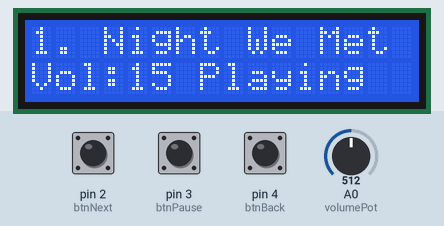
Recording of a sketch running on a simulated Arduino Uno, built with avr-gcc and run on an emulated ATmega328P. Parts: 16×2 character LCD. Inputs (shaded band) come from the test bench; at power-on: pin 3 (btnPause) HIGH, pin 2 (btnNext) HIGH, A0 (volumePot) = 512, pin 4 (btnBack) HIGH. The audio player accepts every command and is not drawn.

Above: at 3.3 s.
3.4 s: pin 3 (btnPause) pulled LOW for 1 s
At 3.58 s:
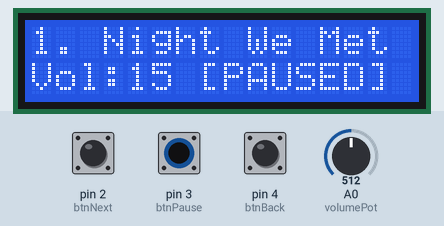
5.9 s: pin 2 (btnNext) pulled LOW for 0.15 s
At 6.3 s:
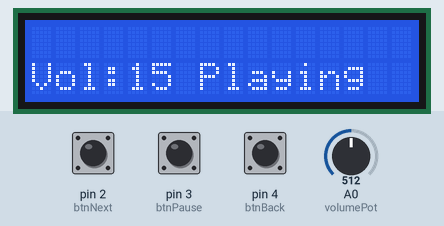
7.5 s: pin 3 (btnPause) pulled LOW for 0.15 s
At 8.7 s:
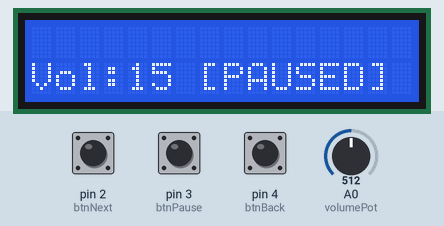
9.1 s: A0 (volumePot) set to 716
At 9.9 s:
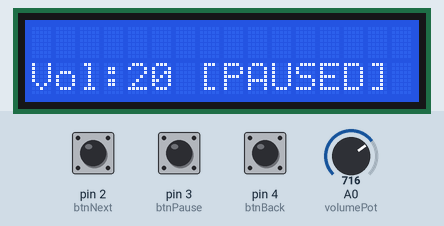
10.6 s: pin 4 (btnBack) pulled LOW for 0.15 s
At 11.6 s:
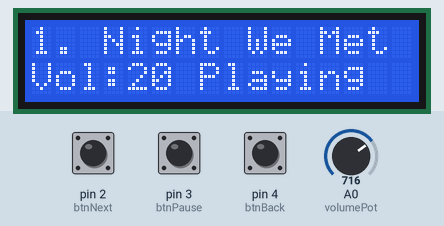
12.2 s: pin 2 (btnNext) pulled LOW for 1 s
At 13.5 s:
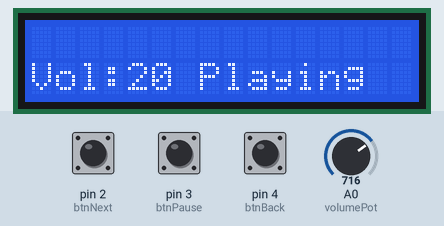
Timing chart, 0 to 15.2 s (numbered marks = the images above; inputs shaded):
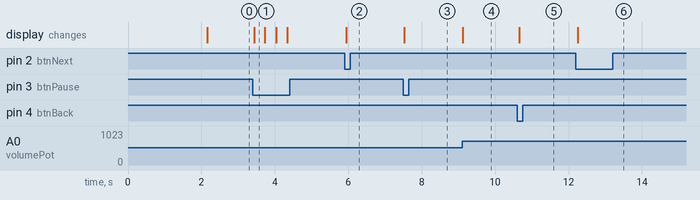

Measured:
- after the input at 3.4 s, the display: changes at once (image 1)
- after the input at 5.9 s, the display: changes after 0.05 s (image 2)
- after the input at 7.5 s, the display: changes at once (image 3)
- after the input at 9.1 s, the display: changes at once (image 4)
- after the input at 10.6 s, the display: changes after 0.06 s (image 5)
- after the input at 12.2 s, the display: changes after 0.05 s (image 6)

The sketch:

BoxProject.ino
```cpp
#include "Arduino.h"
#include "SoftwareSerial.h"
#include "DFRobotDFPlayerMini.h"
#include <Wire.h>
#include <LiquidCrystal_I2C.h>

// --- PLAYLIST DATA ---
const int totalSongs = 20;
const char* songNames[totalSongs] = {
  "1. Night We Met" //EXAMPLE
}; //ADD SONG NAMES

// --- PINS ---
const int btnNext   = 2;
const int btnPause  = 3;
const int btnBack   = 4;
const int volumePot = A0;

SoftwareSerial mySoftwareSerial(10, 11); // RX, TX
DFRobotDFPlayerMini myDFPlayer;
LiquidCrystal_I2C lcd(0x27, 16, 2);

int  currentTrack = 1;
bool isPaused     = false;
int  lastVol      = -1;

// Debounce tracking
unsigned long lastNextPress  = 0;
unsigned long lastBackPress  = 0;
unsigned long lastPausePress = 0;
const unsigned long debounceMs = 300;

void setup() {
  mySoftwareSerial.begin(9600);
  lcd.init();
  lcd.backlight();

  lcd.setCursor(0, 0);
  lcd.print("Songs for Isa");
  lcd.setCursor(0, 1);
  lcd.print("Loading...");

  if (!myDFPlayer.begin(mySoftwareSerial)) {
    lcd.clear();
    lcd.print("SD Card Error");
    while (true);
  }

  delay(1500); // Give DFPlayer time to fully initialize

  pinMode(btnNext,  INPUT_PULLUP);
  pinMode(btnPause, INPUT_PULLUP);
  pinMode(btnBack,  INPUT_PULLUP);

  // Read pot at startup so Vol never shows -1
  lastVol = map(analogRead(volumePot), 0, 1023, 0, 30);
  myDFPlayer.volume(lastVol);

  myDFPlayer.play(currentTrack);
  updateLCD();
}

void loop() {
  unsigned long now = millis();

  // 1. VOLUME CONTROL (Mapped 0 to 30)
  int potValue   = analogRead(volumePot);
  int currentVol = map(potValue, 0, 1023, 0, 30);
  if (abs(currentVol - lastVol) > 1) {
    myDFPlayer.volume(currentVol);
    lastVol = currentVol;
    // Only rewrite the volume digits to prevent screen flicker
    lcd.setCursor(4, 1);
    lcd.print("  ");
    lcd.setCursor(4, 1);
    lcd.print(lastVol);
  }

  // 2. NEXT BUTTON
  if (digitalRead(btnNext) == LOW && (now - lastNextPress > debounceMs)) {
    lastNextPress = now;
    if (currentTrack >= totalSongs) {
      finishAlbum();
    } else {
      currentTrack++;
      isPaused = false;
      myDFPlayer.play(currentTrack);
      updateLCD();
    }
  }

  // 3. BACK BUTTON — restarts current track if already on track 1
  if (digitalRead(btnBack) == LOW && (now - lastBackPress > debounceMs)) {
    lastBackPress = now;
    if (currentTrack > 1) currentTrack--;
    isPaused = false;
    myDFPlayer.play(currentTrack);
    updateLCD();
  }

  // 4. PAUSE BUTTON
  if (digitalRead(btnPause) == LOW && (now - lastPausePress > debounceMs)) {
    lastPausePress = now;
    isPaused = !isPaused;
    if (isPaused) myDFPlayer.pause();
    else          myDFPlayer.start();
    updateLCD();
  }

  // 5. AUTO-NEXT when a track finishes
  if (myDFPlayer.available() && myDFPlayer.readType() == DFPlayerPlayFinished) {
    if (currentTrack >= totalSongs) {
      finishAlbum();
    } else {
      currentTrack++;
      isPaused = false;
      myDFPlayer.play(currentTrack);
      updateLCD();
    }
  }
}

void updateLCD() {
  lcd.clear();

  // Row 0: song name (all guaranteed <= 16 chars)
  lcd.setCursor(0, 0);
  lcd.print(songNames[currentTrack - 1]);

  // Row 1: volume + status
  lcd.setCursor(0, 1);
  lcd.print("Vol:");
  lcd.print(lastVol);
  if (isPaused) lcd.print(" [PAUSED]");
  else          lcd.print(" Playing");
}

void finishAlbum() {
  myDFPlayer.stop();
  lcd.clear();
  lcd.setCursor(0, 0);
  lcd.print("Album Finished!");
  lcd.setCursor(0, 1);
  lcd.print("Song's Done! <3");
  delay(5000);
  lcd.noBacklight();
  lcd.clear();
  while (true); // Stays off until power cycled
}
```
